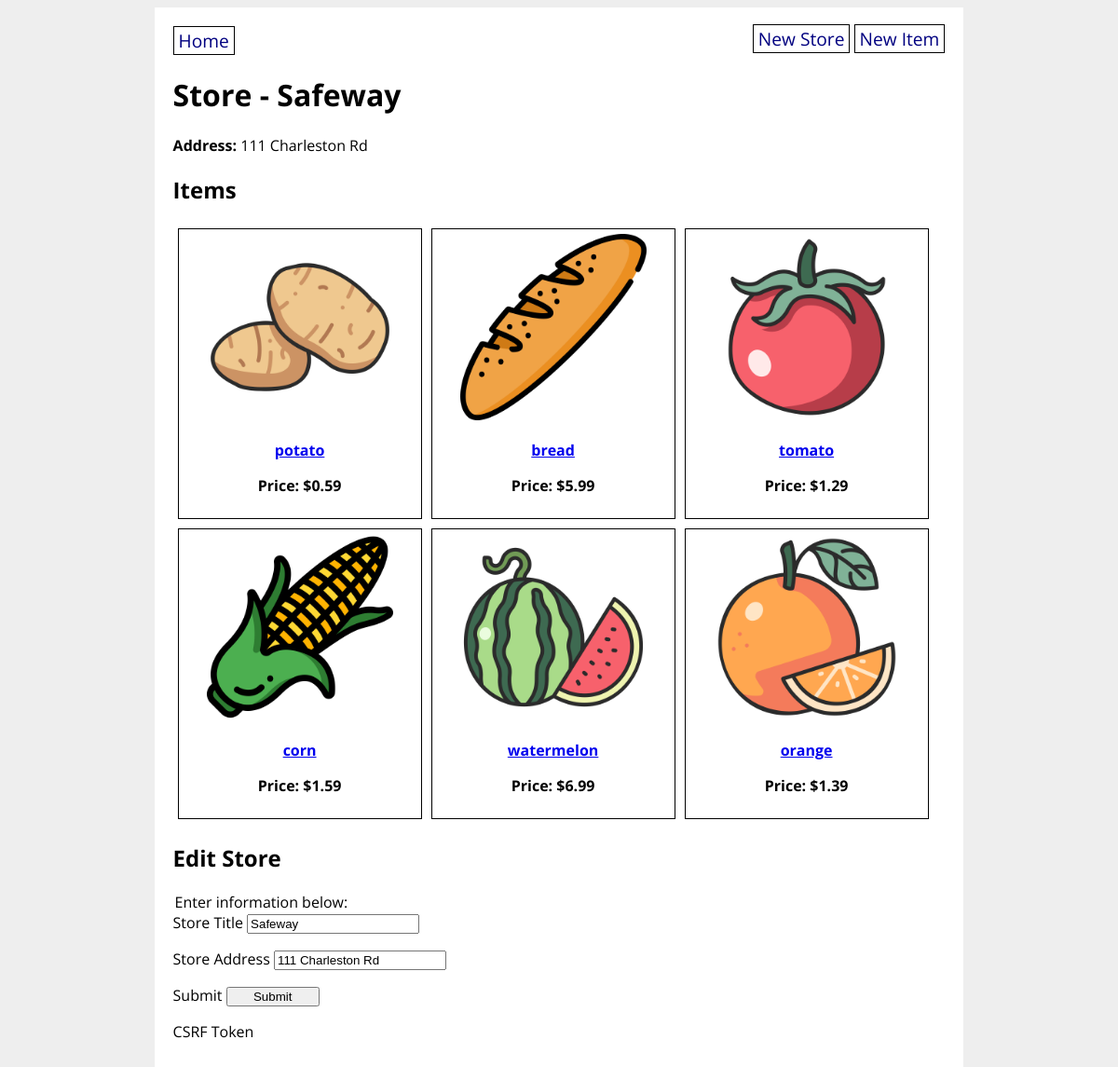
The page /store/1 on the database its author committed.
### grocery_app/models.py (models this page shows)
class GroceryStore(db.Model):
    id = db.Column(db.Integer, primary_key=True)
    title = db.Column(db.String(80), nullable=False)
    address = db.Column(db.String(200), nullable=False)
    items = db.relationship('GroceryItem', back_populates='store')

class GroceryItem(db.Model):
    id = db.Column(db.Integer, primary_key=True)
    name = db.Column(db.String(80), nullable=False)
    price = db.Column(db.Float(precision=2), nullable=False)
    category = db.Column(db.Enum(ItemCategory), default=ItemCategory.OTHER)
    photo_url = db.Column(URLType)
    store_id = db.Column(
        db.Integer, db.ForeignKey('grocery_store.id'), nullable=False)
    store = db.relationship('GroceryStore', back_populates='items')

### grocery_app/routes.py (the view, shortened to what this page needs)
@main.route('/store/<store_id>', methods=['GET', 'POST'])
def store_detail(store_id):
    store = GroceryStore.query.get(store_id)
    form = GroceryStoreForm(obj=store)
    return render_template('store_detail.html', store=store, form=form)

### grocery_app/forms.py
class GroceryStoreForm(FlaskForm):
    title = StringField('Store Title')
    address = StringField('Store Address')
    submit = SubmitField('Submit')

### grocery_app/templates/store_detail.html (shortened to what this page needs)
{% extends 'base.html' %}
{% block content %}
<h1>Store - {{ store.title }}</h1>
<strong>Address:</strong> {{ store.address }}
<h2>Items</h2>
<div class="items">
    {% for item in store.items %}
    <div class="item-details">
        <a href="/item/{{ item.id }}"><img src="{{ item.photo_url }}" alt="{{ item.name }}" width="200px">
        <p><strong>{{ item.name }}</strong></p></a>
        <p><strong>Price: ${{ item.price }}</strong></p>
    </div>
    {% endfor %}
</div>
<h2>Edit Store</h2>
<form method='POST' action='/store/{{store.id}}'>
    <legend>Enter information below:</legend>
    {% for element in form %}
      {{ element.label }}
      {{ element }}
    {% endfor %}
</form>
{% endblock %}

### grocery_app/templates/base.html (shortened to what this page needs)
<!DOCTYPE html>
<html>
    <head>
        <link rel="stylesheet" href="/static/style.css">
    </head>
    <body>
        <div id="content">
            <nav>
                <a href="/">Home</a>
                <div>
                    <a href="/new_store">New Store</a>
                    <a href="/new_item">New Item</a>
                </div>
            </nav>
            {% block content %}{% endblock %}
        </div>
    </body>
</html>

### grocery_app/static/style.css (style rules this page uses)
body { display: flex; flex-direction: column; align-items: center; background-color: #eee; font-family: 'Open Sans', sans-serif; }
#content { width: 70%; background-color: white; padding: 20px; }
nav { width: 100%; display: flex; flex-direction: row; justify-content: space-between; }
nav a { color: navy; text-decoration: none; border: 1px solid black; padding: 1px 5px; font-size: 1.2em; }
input[type=submit] { width: 100px; align-self: flex-end; }
div.items { display: flex; flex-direction: row; flex-wrap: wrap; }
div.item-details { border: 1px solid black; margin: 5px; padding: 5px; text-align: center; width: 250px; height: 300px; }

### rows shown on the page
GroceryStore: title "Safeway", address "111 Charleston Rd", form "Safeway" "111 Charleston Rd"
GroceryItem: photo_url (picture), name "potato", price "0.59"
GroceryItem: photo_url (picture), name "bread", price "5.99"
GroceryItem: photo_url (picture), name "tomato", price "1.29"
GroceryItem: photo_url (picture), name "corn", price "1.59"
GroceryItem: photo_url (picture), name "watermelon", price "6.99"
GroceryItem: photo_url (picture), name "orange", price "1.39"

### other values the page prints
{{ element.label }} "Store Title" "Store Address" "Submit" "CSRF Token"
